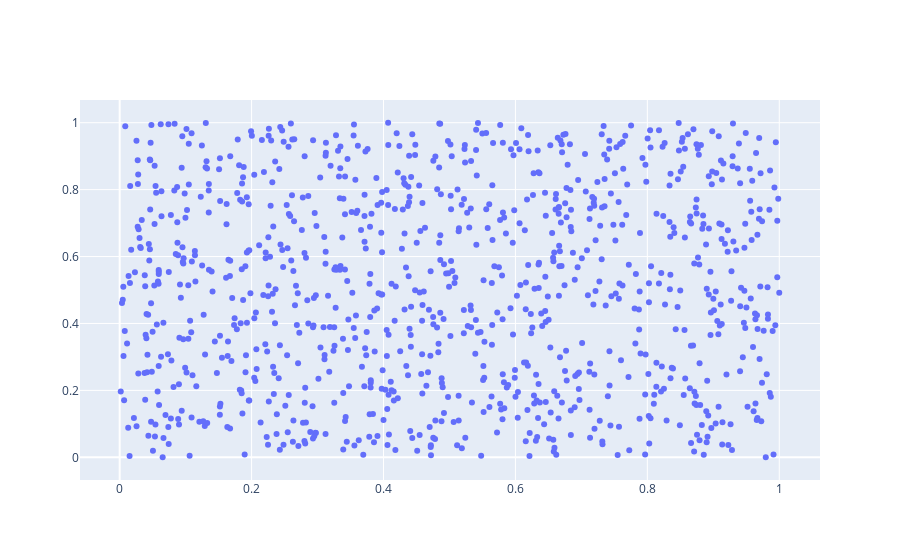

This figure's notebook cell:
### Markdown cell above
1. Write a program to draw a scatter plot for random 1000 x and y coordinates

### Code cell
ran_x = np.random.rand(1000)
ran_y = np.random.rand(1000)

fig = go.Figure(data=go.Scatter(x=ran_x, y=ran_y, mode='markers'))
fig.show()

### Figure 1 — Plotly figure (JSON) as saved in the notebook; plotly's stock layout.template omitted (floating-point values rounded to 4 significant figures; data arrays with more than 128 entries replaced by an {"elided": "..."} marker saying what was removed)
{"data": [{"mode": "markers", "type": "scatter", "x": {"elided": "1000 float values"}, "y": {"elided": "1000 float values"}}], "layout": {}}
